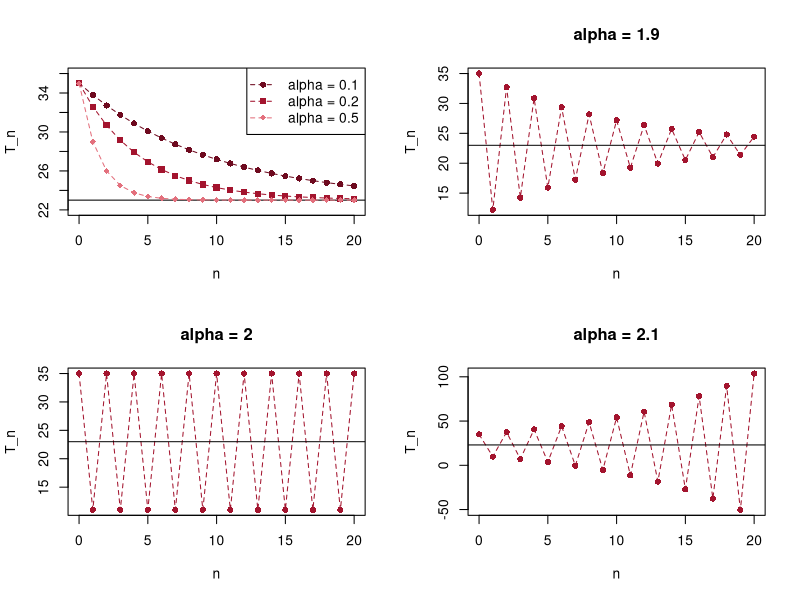

Generate this figure with R:
# Fig. 1.15: Newton's law of cooling (book, Section 1.2, Eq. 1.21)
# T_{n+1} = T_n + alpha (T^u - T_n) with T_0 = 35 and T^u = 23
# (c) 2026 Philipp Kügler · Program for the book "Dynamical Systems in the Life Sciences" · MIT License (see LICENSE)
T0 <- 35; Tu <- 23; N <- 20
n <- 0:N
rot <- c(rgb(0.43, 0.04, 0.12), rgb(0.64, 0.08, 0.18), rgb(0.89, 0.44, 0.49)); zeichen <- c(16, 15, 18)
alphas <- c(0.1, 0.2, 0.5, 1.9, 2.0, 2.1)
par(mfrow = c(2, 2))
for (i in 1:6) {
  alpha <- alphas[i]
  T <- numeric(N + 1)
  T[1] <- T0
  for (k in 1:N) T[k + 1] <- T[k] + alpha * (Tu - T[k])
  if (i <= 3) {                          # 0 < alpha < 1: monotone approach to T^u, all in one plot
    if (i == 1) { plot(NULL, xlim = c(0, N), ylim = c(22, 36), xlab = "n", ylab = "T_n"); abline(h = Tu) }
    lines(n, T, type = "o", lty = 2, pch = zeichen[i], col = rot[i])
    if (i == 3) legend("topright", legend = sprintf("alpha = %g", alphas[1:3]), col = rot, pch = zeichen, lty = 2)
  } else {                               # 1 < alpha: oscillations
    plot(n, T, type = "o", lty = 2, pch = 16, col = rot[2], xlab = "n", ylab = "T_n", main = sprintf("alpha = %g", alpha))
    abline(h = Tu)
    cat(sprintf("alpha = %g:  T_19 = %.3f,  T_20 = %.3f\n", alpha, T[20], T[21]))
  }
}
